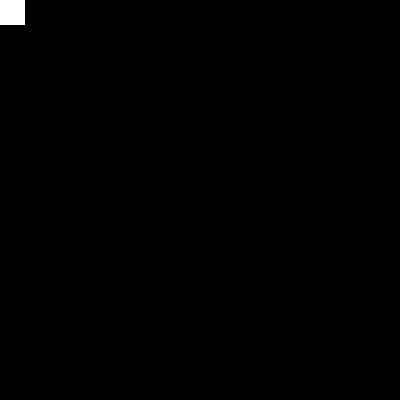
Frame 1 (no input)
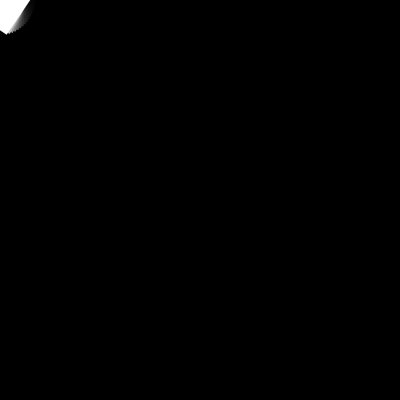
Frame 60 (the mouse pressed at the canvas centre just before this capture)
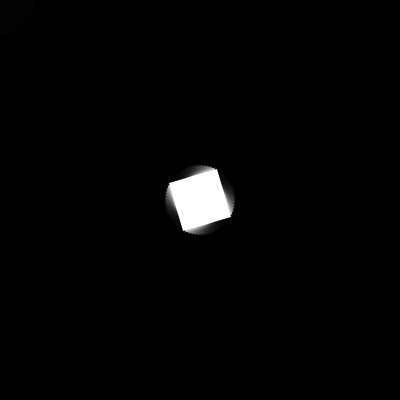
Frame 120 (the mouse held since frame 60 and released just before this capture)

The Processing sketch that drew these frames (run headless with seeded random() and noise(); from frame 60 on, the mouse is pressed at the canvas centre):

// Processing sketch: processing_126482
// ── processing_126482.pde

float n = 0;

void setup(){
size(400,400);
background(0,0,0);
rectMode(CENTER); //this mode changes the rect coordinate system
}

void draw (){
fill(0,0,0,60); // the fourth value is for transparency
rect(0,0,width + 400,height+400); // mimetised screen

fill(255); //setting color for the square
noStroke();
translate(mouseX,mouseY); //this moves the axis center to the mouse
rotate(n);
rect(0,0,50,50); //creates square in center
n = n + 0.09;    //adds constant rotation
}
